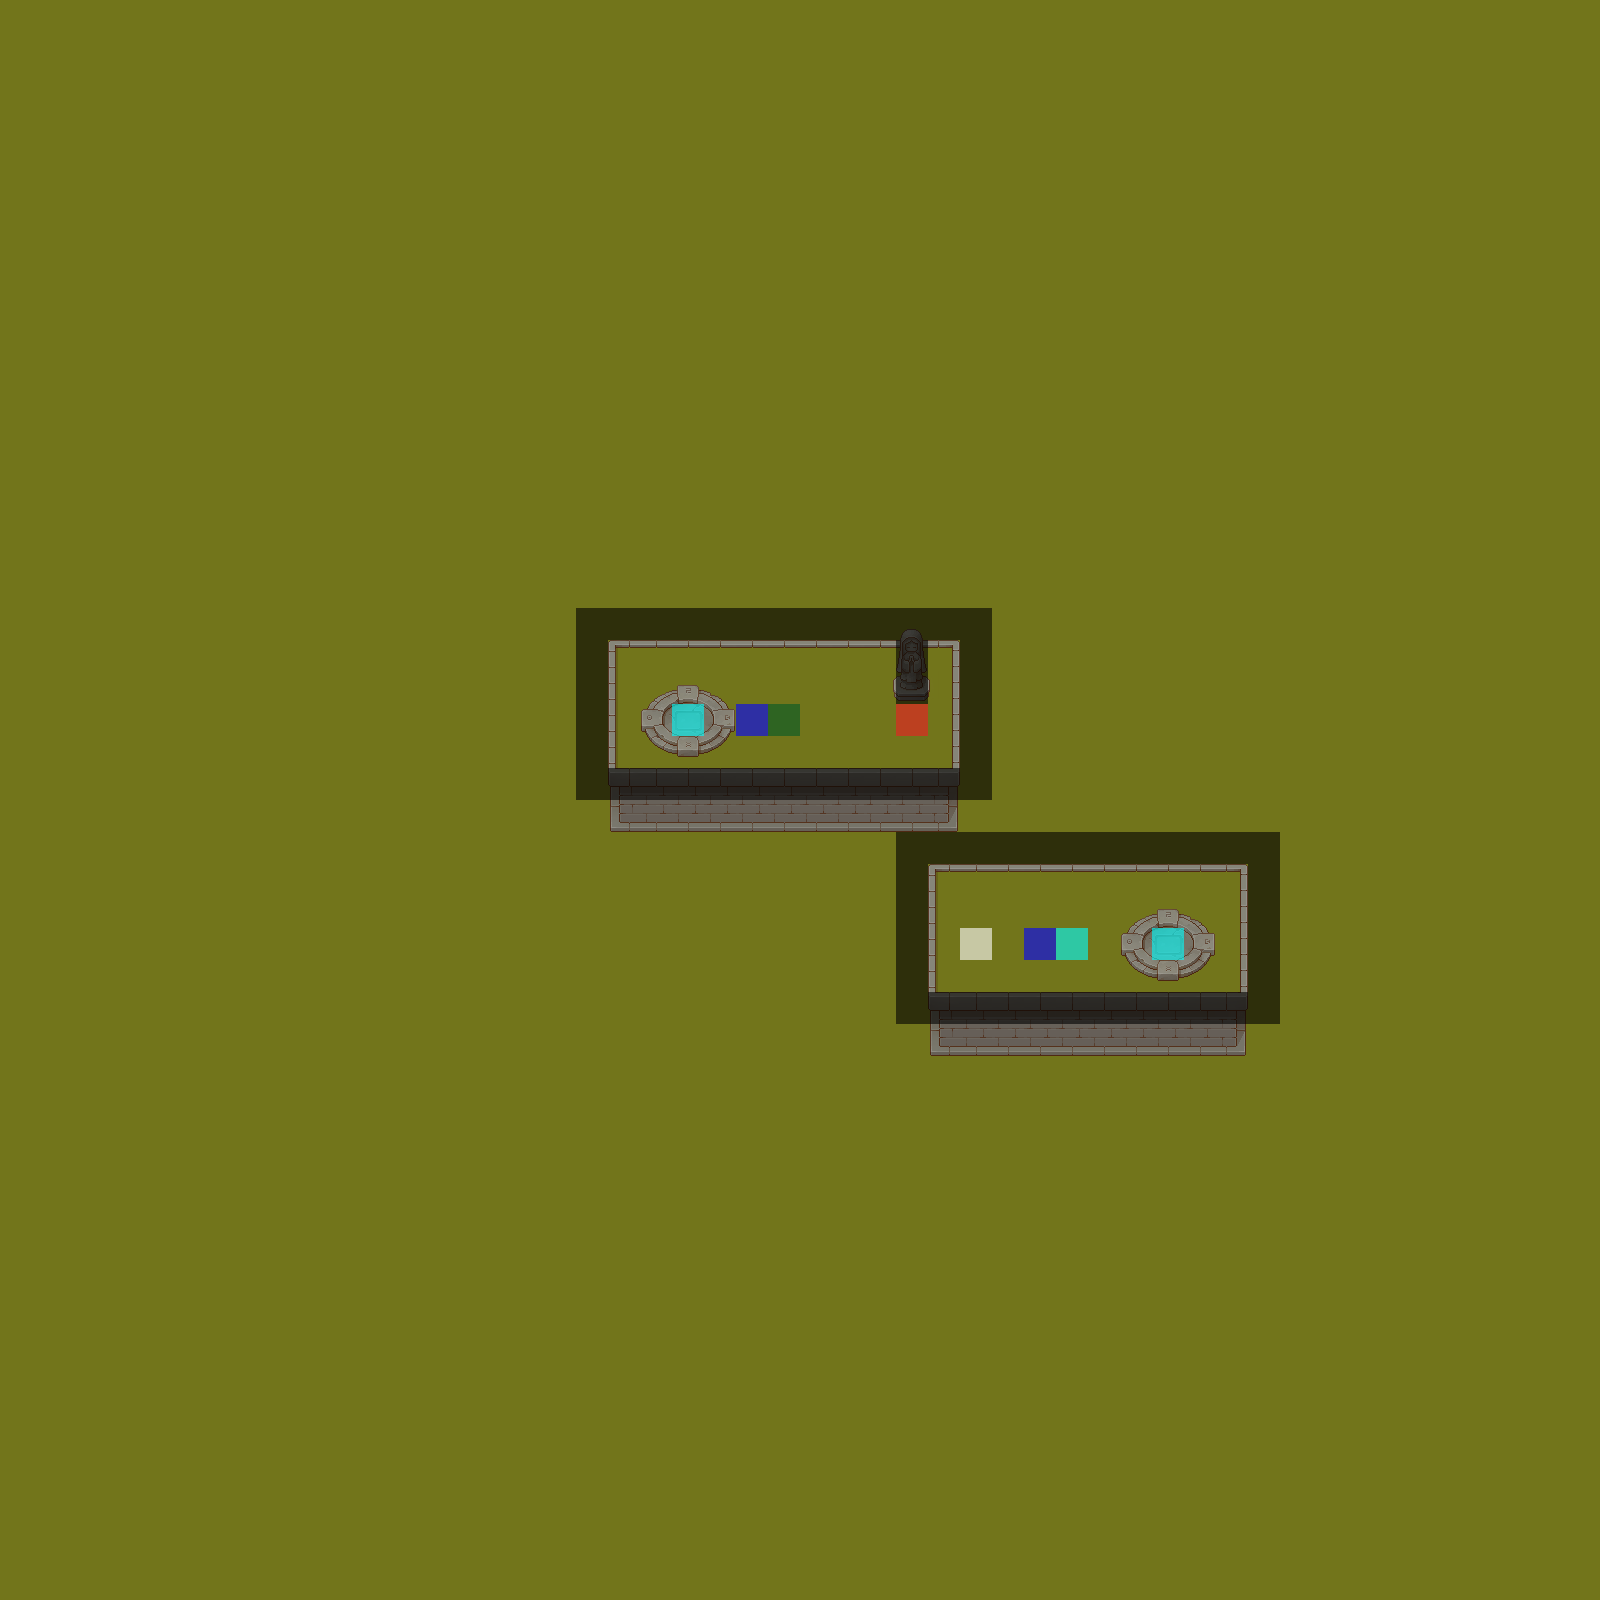

The image is a tile-based game level rendered from a .tmx file. Its description and source (layers, tilesets, objects; grid data summarised) follow:
An orthogonal 50x50 tile map with 32x32 px tiles, 14 tile layers (Grass, Wall, Struct, Props, ...), 5 tilesets.

<map version="1.4" tiledversion="1.4.3" orientation="orthogonal" renderorder="right-down" width="50" height="50" tilewidth="32" tileheight="32" infinite="0" nextlayerid="15" nextobjectid="1">
 <tileset firstgid="1" source="../tsx/TX Tileset Grass.tsx" />
 <tileset firstgid="65" source="../tsx/TX Tileset Wall.tsx" />
 <tileset firstgid="321" source="../tsx/EventFlag.tsx" />
 <tileset firstgid="331" source="../tsx/Flag.tsx" />
 <tileset firstgid="337" source="../tsx/TX Props.tsx" />
 <layer id="1" name="Grass" width="50" height="50">
  <data>[2500 cells, 2500 non-empty, 1 distinct tile ids]</data>
 </layer>
 <layer id="10" name="Wall" width="50" height="50">
  <data>[2500 cells, 75 non-empty, 11 distinct tile ids]</data>
 </layer>
 <layer id="11" name="Struct" width="50" height="50">
  <data>[2500 cells, 0 non-empty, 0 distinct tile ids]</data>
 </layer>
 <layer id="5" name="Props" width="50" height="50">
  <data>[2500 cells, 27 non-empty, 18 distinct tile ids]</data>
 </layer>
 <layer id="12" name="Plant" width="50" height="50">
  <data>[2500 cells, 0 non-empty, 0 distinct tile ids]</data>
 </layer>
 <layer id="2" name="Player" width="50" height="50">
  <data>[2500 cells, 1 non-empty, 1 distinct tile ids]</data>
 </layer>
 <layer id="3" name="Box" width="50" height="50">
  <data>[2500 cells, 2 non-empty, 1 distinct tile ids]</data>
 </layer>
 <layer id="4" name="Goal" width="50" height="50">
  <data>[2500 cells, 2 non-empty, 2 distinct tile ids]</data>
 </layer>
 <layer id="7" name="TeleportGate" width="50" height="50">
  <data>[2500 cells, 2 non-empty, 1 distinct tile ids]</data>
 </layer>
 <layer id="14" name="Water" width="50" height="50">
  <data>[2500 cells, 0 non-empty, 0 distinct tile ids]</data>
 </layer>
 <layer id="8" name="Key" width="50" height="50">
  <data>[2500 cells, 1 non-empty, 1 distinct tile ids]</data>
 </layer>
 <layer id="9" name="Door" width="50" height="50">
  <data>[2500 cells, 0 non-empty, 0 distinct tile ids]</data>
 </layer>
 <layer id="6" name="Barrier" width="50" height="50">
  <data>[2500 cells, 68 non-empty, 2 distinct tile ids]</data>
 </layer>
 <layer id="13" name="WaterBarrier" width="50" height="50">
  <data>[2500 cells, 0 non-empty, 0 distinct tile ids]</data>
 </layer>
</map>
